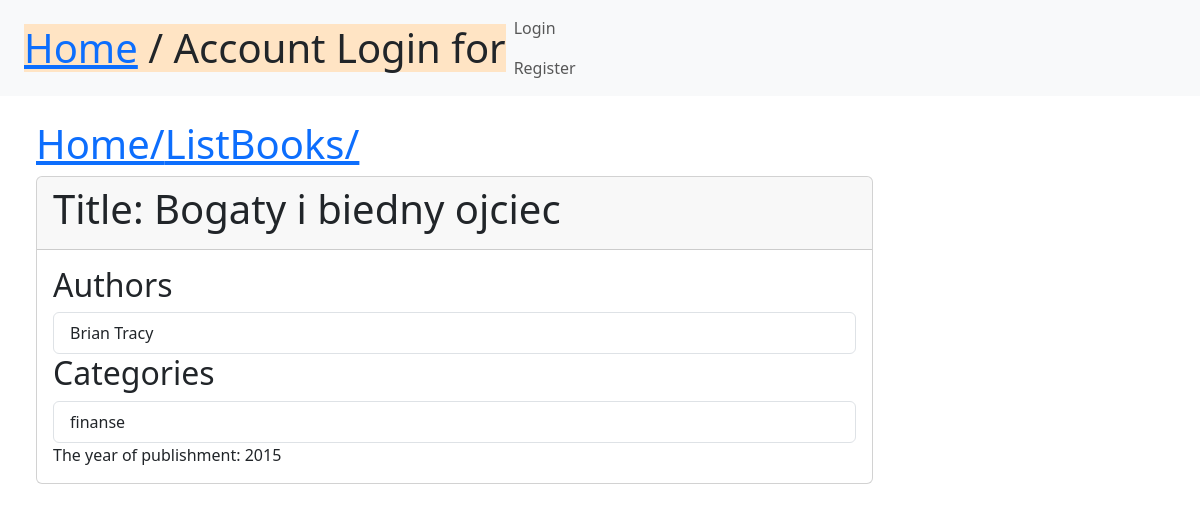
/books/1/, run on an earlier commit of the app's database.
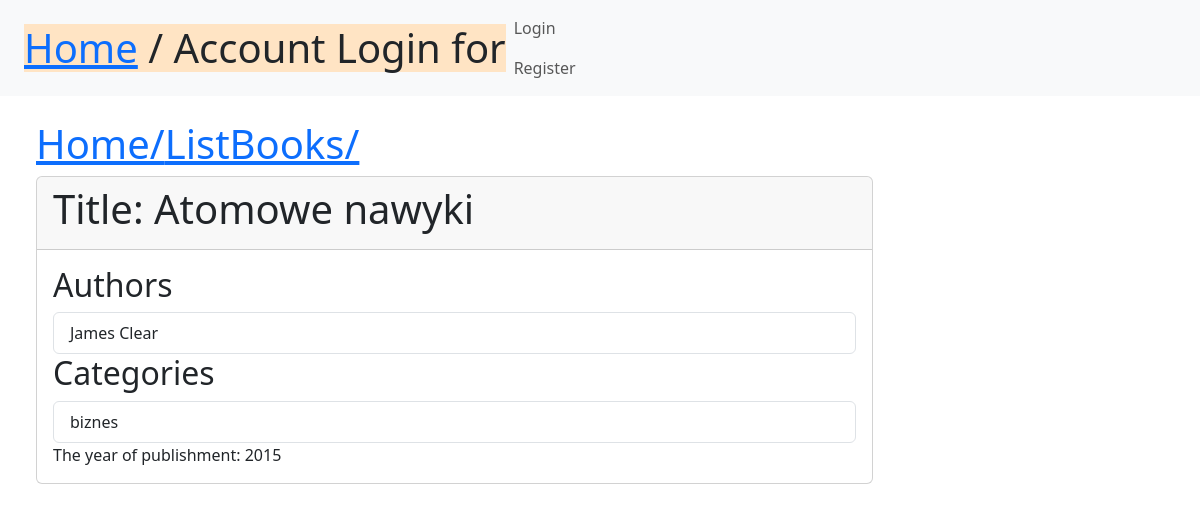
And on a later commit of the database.
### media/models.py (models this page shows, shortened)
class Book(models.Model):
    title = models.CharField(max_length=150)
    year = models.IntegerField(validators=[validate_year])
    authors = models.ManyToManyField(Author, related_name="books")
    categories = models.ManyToManyField(Category)
    relimg = models.ImageField(upload_to='profile_images', default='test.png')

class Author(models.Model):
    fullname = models.CharField(max_length=128, null=True)
    def __str__(self):
        return self.fullname

class Category(models.Model):
    name = models.CharField(max_length=64)
    def __str__(self):
        return self.name

### media/views.py (the view)
# urls.py: path('books/<int:pk>/', BookDetailView.as_view(), name='detail_books'),
class BookDetailView(View):
    def get(self, request, pk):
        ksiazka = Book.objects.get(pk=pk)
        form = BookAddForm()
        return render(request, 'detailbook.html', {'book': ksiazka, 'form': form})

### media/templates/detailbook.html (shortened to what this page needs)
{% extends 'base.html' %}
{% block content %}
<body>
<h1 class="text-2xl leading-none text-gray-900 tracking-tight mt-3"><a href="/">Home/</a><a href="/books/">ListBooks/</a> </h1>
</body>
<div class="card w-75">
    <div class="card-header">
        <h1> Title: {{ book.title }}</h1>
    </div>
    <div class="card-body">
        <h2> Authors</h2>
        <ul class="list-group">
            {% for author in book.authors.all %}
            <li class="list-group-item">{{ author }}</li>
            {% endfor %}
        </ul>
        <h2> Categories</h2>
        <ul class="list-group">
            {% for category in book.categories.all %}
            <li class="list-group-item">{{ category }}</li>
            {% endfor %}
        </ul>
        <div> The year of publishment: {{ book.year}}</div>
    </div>
</div>
{% endblock %}

What changed in the data, as far as the page shows it:
no longer on this page (row unchanged): Author: fullname "Brian Tracy"
no longer on this page (row unchanged): Category: name "finanse"
changed Book: title "Bogaty i biedny ojciec" → "Atomowe nawyki"
added Author: fullname "James Clear"
now on this page (row unchanged): Category: name "biznes"
